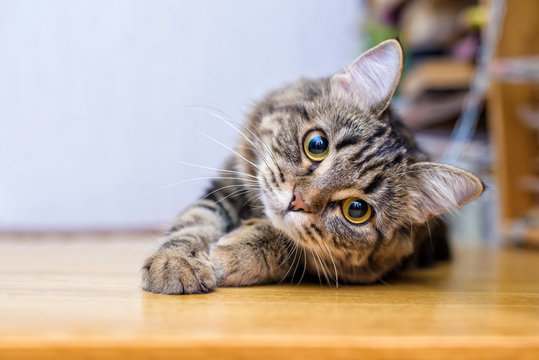
#> input picture Generic Object Segmentation/cat2.jpg, 539 x 360 px, given in place of mri1.jpg, which was not available
$ jupyter execute --allow-errors Application.ipynb
#> lines starting #> are read from the running program, lines starting #| are printed output that depends on the picture; pictures that were not available may be replaced by others from this repository, and a replacement may not be noted
[cell 1]
import numpy as np
from sklearn.cluster import KMeans
import cv2
import datetime
from matplotlib import pyplot as plt
import time

[cell 2]
image1=cv2.imread("mri1.jpg")
#> image1 is the input picture: shape (360, 539, 3); mean B, G, R 153.9, 166.9, 183.6
image2=cv2.imread("mri2.jpg")
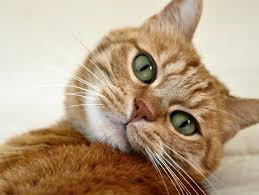
#> input picture Generic Object Segmentation/cat3.jpg, 259 x 195 px, given in place of mri2.jpg, which was not available
#> image2 is the input picture: shape (195, 259, 3); mean B, G, R 132, 158.5, 181.3
image3=cv2.imread("Berlin.jpg")
image=[image1,image2,image3]
reshaped=[0,0,0]
for i in range(0,3):
    reshaped[i] = image[i].reshape(image[i].shape[0] * image[i].shape[1], image[i].shape[2])
#> after the loop, reshaped = 3 items
#> the answer given: ../Generic Object Segmentation/cat2.jpg

#> (a cell that did not finish here is left out)

[cell 4]
clustering=[0,0,0]
#> (the rest of this cell did not finish here and is left out)

[cell 5]
sortedLabels=[[],[],[]]
#> (the rest of this cell did not finish here and is left out)

[cell 6]
kmeansImage=[0,0,0]
concatImage=[[],[],[]]
for j in range(0,3):
    kmeansImage[j] = np.zeros(image[j].shape[:2], dtype=np.uint8)
    for i, label in enumerate(sortedLabels[j]):
        kmeansImage[j][ clustering[j] == label ] = int((255) / (numClusters[j] - 1)) * i
    concatImage[j] = np.concatenate((image[j],193 * np.ones((image[j].shape[0], int(0.0625 * image[j].shape[1]), 3), dtype=np.uint8),cv2.cvtColor(kmeansImage[j], cv2.COLOR_GRAY2BGR)), axis=1)
#> after the loop, concatImage = 3 items; kmeansImage = 3 items

[cell 7]
print(plt.imshow(concatImage[0]))
#| AxesImage(shape=(360, 1111, 3))
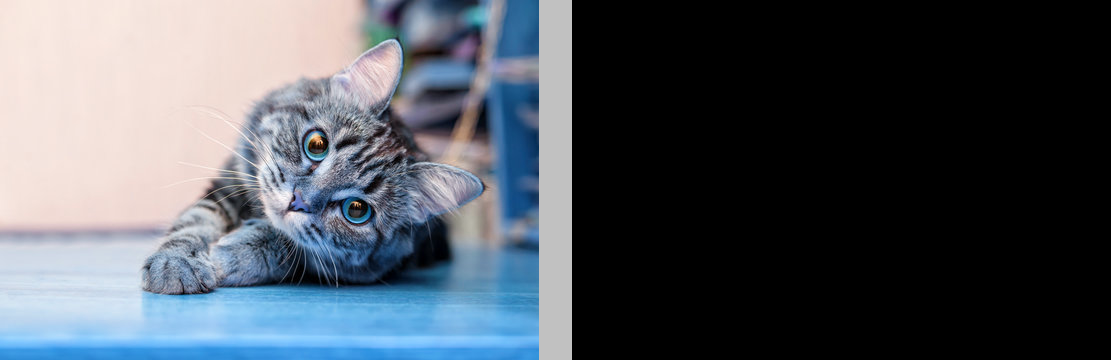
#> shown: shape (360, 1111, 3); mean R, G, B 80.4, 86.7, 94.8

[cell 8]
print(plt.imshow(concatImage[1]))
#| AxesImage(shape=(195, 534, 3))
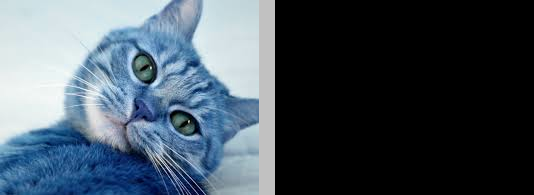
#> shown: shape (195, 534, 3); mean R, G, B 69.8, 82.6, 93.7

[cell 9]
print(plt.imshow(concatImage[2]))
#| AxesImage(shape=(195, 534, 3))
